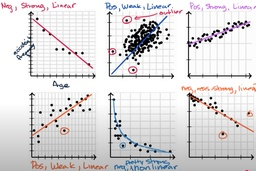
#> input picture ITEC203/Week00/images/Bivariate_relationship_linearity__strength_and_dir.jpg, 256 x 171 px, shrunk from 2804 x 1868 before the run
$ python -i advanced_morphology.py   (imports and definitions only)
#> lines starting #> are read from the running program, lines starting #| are printed output that depends on the picture; after the words box and inside, x2 and y2 are one past the last pixel; in counts of white or black regions, pixels touching at a corner belong together
### DataScience/OpenCV/src/morphological/basic_morphology.py
"""
Basic Morphological Operations Module

This module provides basic morphological operations:
- Erosion
- Dilation
- Opening
- Closing
- Morphological gradient

Author: Vu Hung Nguyen
"""

import cv2
import numpy as np
from typing import Tuple, Optional, Union


def erode(image: np.ndarray, kernel: Optional[np.ndarray] = None,
          iterations: int = 1, border_type: int = cv2.BORDER_CONSTANT,
          border_value: int = 0) -> np.ndarray:
    """
    Apply erosion morphological operation.

    Args:
        image: Input image (binary or grayscale)
        kernel: Structuring element (if None, uses 3x3 rectangle)
        iterations: Number of iterations
        border_type: Border type
        border_value: Value for constant border

    Returns:
        Eroded image
    """
    if image is None:
        raise ValueError("Input image cannot be None")

    if kernel is None:
        kernel = cv2.getStructuringElement(cv2.MORPH_RECT, (3, 3))

    return cv2.erode(image, kernel, iterations=iterations,
                     borderType=border_type, borderValue=border_value)


# [24 lines left out: function dilate, not called in this run]


def open(image: np.ndarray, kernel: Optional[np.ndarray] = None,
         iterations: int = 1, border_type: int = cv2.BORDER_CONSTANT,
         border_value: int = 0) -> np.ndarray:
    """
    Apply opening morphological operation (erosion followed by dilation).

    Args:
        image: Input image (binary or grayscale)
        kernel: Structuring element (if None, uses 3x3 rectangle)
        iterations: Number of iterations
        border_type: Border type
        border_value: Value for constant border

    Returns:
        Opened image
    """
    if image is None:
        raise ValueError("Input image cannot be None")

    if kernel is None:
        kernel = cv2.getStructuringElement(cv2.MORPH_RECT, (3, 3))

    return cv2.morphologyEx(image, cv2.MORPH_OPEN, kernel, iterations=iterations,
                           borderType=border_type, borderValue=border_value)


# [227 lines left out: functions close, morphological_gradient, create_kernel, apply_morphological_operation, multi_scale_morphology, morphological_noise_removal and 2 more, not called in this run]

### DataScience/OpenCV/src/morphological/advanced_morphology.py
"""
Advanced Morphological Operations Module

This module provides advanced morphological operations:
- Top hat transformation
- Black hat transformation
- Skeletonization
- Thinning
- Morphological reconstruction

Author: Vu Hung Nguyen
"""

import cv2
import numpy as np
from typing import Tuple, Optional, Union
from .basic_morphology import erode, dilate, open, close


def top_hat(image: np.ndarray, kernel: Optional[np.ndarray] = None,
            border_type: int = cv2.BORDER_CONSTANT, border_value: int = 0) -> np.ndarray:
    """
    Apply top hat morphological operation (image - opening).

    Args:
        image: Input image (binary or grayscale)
        kernel: Structuring element (if None, uses 3x3 rectangle)
        border_type: Border type
        border_value: Value for constant border

    Returns:
        Top hat transformed image
    """
    if image is None:
        raise ValueError("Input image cannot be None")

    if kernel is None:
        kernel = cv2.getStructuringElement(cv2.MORPH_RECT, (3, 3))

    return cv2.morphologyEx(image, cv2.MORPH_TOPHAT, kernel,
                           borderType=border_type, borderValue=border_value)


def black_hat(image: np.ndarray, kernel: Optional[np.ndarray] = None,
              border_type: int = cv2.BORDER_CONSTANT, border_value: int = 0) -> np.ndarray:
    """
    Apply black hat morphological operation (closing - image).

    Args:
        image: Input image (binary or grayscale)
        kernel: Structuring element (if None, uses 3x3 rectangle)
        border_type: Border type
        border_value: Value for constant border

    Returns:
        Black hat transformed image
    """
    if image is None:
        raise ValueError("Input image cannot be None")

    if kernel is None:
        kernel = cv2.getStructuringElement(cv2.MORPH_RECT, (3, 3))

    return cv2.morphologyEx(image, cv2.MORPH_BLACKHAT, kernel,
                           borderType=border_type, borderValue=border_value)


def skeletonize(image: np.ndarray, kernel: Optional[np.ndarray] = None) -> np.ndarray:
    """
    Skeletonize a binary image using morphological operations.

    Args:
        image: Input binary image
        kernel: Structuring element (if None, uses 3x3 cross)

    Returns:
        Skeletonized image
    """
    if image is None:
        raise ValueError("Input image cannot be None")

    # Ensure binary image
    if len(image.shape) == 3:
        gray = cv2.cvtColor(image, cv2.COLOR_BGR2GRAY)
    else:
        gray = image

    # Threshold to binary
    _, binary = cv2.threshold(gray, 127, 255, cv2.THRESH_BINARY)

    if kernel is None:
        kernel = cv2.getStructuringElement(cv2.MORPH_CROSS, (3, 3))

    skeleton = np.zeros_like(binary)
    done = False

    while not done:
        # Erosion
        eroded = erode(binary, kernel)
        # Opening of eroded image
        opened = open(eroded, kernel)
        # Subtraction
        temp = cv2.subtract(eroded, opened)
        # Union with skeleton
        skeleton = cv2.bitwise_or(skeleton, temp)
        # Update binary image
        binary = eroded.copy()

        # Check if done
        if cv2.countNonZero(binary) == 0:
            done = True

    return skeleton


def thin(image: np.ndarray, kernel: Optional[np.ndarray] = None) -> np.ndarray:
    """
    Thin a binary image using Zhang-Suen thinning algorithm.

    Args:
        image: Input binary image
        kernel: Structuring element (if None, uses 3x3 cross)

    Returns:
        Thinned image
    """
    if image is None:
        raise ValueError("Input image cannot be None")

    # Ensure binary image
    if len(image.shape) == 3:
        gray = cv2.cvtColor(image, cv2.COLOR_BGR2GRAY)
    else:
        gray = image

    # Threshold to binary
    _, binary = cv2.threshold(gray, 127, 1, cv2.THRESH_BINARY)

    # Zhang-Suen thinning algorithm
    def zhang_suen_thinning(img):
        # Create a copy of the image
        img_thinned = img.copy().astype(np.uint8)
        changing1 = changing2 = 1

        while changing1 or changing2:
            # Step 1
            changing1 = []
            rows, cols = img_thinned.shape
            for i in range(1, rows - 1):
                for j in range(1, cols - 1):
                    p2, p3, p4, p5, p6, p7, p8, p9 = neighbors = [
                        img_thinned[i-1][j], img_thinned[i-1][j+1], img_thinned[i][j+1], img_thinned[i+1][j+1],
                        img_thinned[i+1][j], img_thinned[i+1][j-1], img_thinned[i][j-1], img_thinned[i-1][j-1]
                    ]
                    if (img_thinned[i][j] == 1 and 2 <= sum(neighbors) <= 6 and
                        neighbors[0] * neighbors[2] * neighbors[4] == 0 and
                        neighbors[2] * neighbors[4] * neighbors[6] == 0):
                        changing1.append((i, j))

            for i, j in changing1:
                img_thinned[i][j] = 0

            # Step 2
            changing2 = []
            for i in range(1, rows - 1):
                for j in range(1, cols - 1):
                    p2, p3, p4, p5, p6, p7, p8, p9 = neighbors = [
                        img_thinned[i-1][j], img_thinned[i-1][j+1], img_thinned[i][j+1], img_thinned[i+1][j+1],
                        img_thinned[i+1][j], img_thinned[i+1][j-1], img_thinned[i][j-1], img_thinned[i-1][j-1]
                    ]
                    if (img_thinned[i][j] == 1 and 2 <= sum(neighbors) <= 6 and
                        neighbors[0] * neighbors[2] * neighbors[6] == 0 and
                        neighbors[0] * neighbors[4] * neighbors[6] == 0):
                        changing2.append((i, j))

            for i, j in changing2:
                img_thinned[i][j] = 0

        return img_thinned * 255

    return zhang_suen_thinning(binary)


# [175 lines left out: functions morphological_reconstruction, h_dome_transform, watershed_morphology, morphological_granulometry, morphological_texture_analysis, not called in this run]


def compare_advanced_morphology(image: np.ndarray, kernel_size: int = 3) -> dict:
    """
    Compare different advanced morphological operations.

    Args:
        image: Input image
        kernel_size: Size of the morphological kernel

    Returns:
        Dictionary containing results from different operations
    """
    if image is None:
        raise ValueError("Input image cannot be None")

    # Convert to grayscale if needed
    if len(image.shape) == 3:
        gray = cv2.cvtColor(image, cv2.COLOR_BGR2GRAY)
    else:
        gray = image

    # Create kernel
    kernel = cv2.getStructuringElement(cv2.MORPH_ELLIPSE, (kernel_size, kernel_size))

    results = {
        'original': gray,
        'tophat': top_hat(gray, kernel),
        'blackhat': black_hat(gray, kernel),
        'skeleton': skeletonize(gray, kernel),
        'thinned': thin(gray, kernel)
    }

    return results


# [89 lines left out: functions find_endpoints, find_branch_points, morphological_gradient, not called in this run]

>>> import cv2
>>> picture = cv2.imread('../../../../ITEC203/Week00/images/Bivariate_relationship_linearity__strength_and_dir.jpg')
#> picture is the input picture: shape (171, 256, 3); mean B, G, R 219, 217.9, 219.9
>>> result = compare_advanced_morphology(picture)
#> in compare_advanced_morphology, `gray = cv2.cvtColor(image, cv2.COLOR_BGR2GRAY)`:
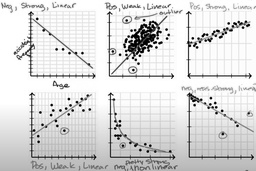
#> gray: shape (171, 256); min 0, max 255, mean 218.6
#> in black_hat, `return cv2.morphologyEx(image, cv2.MORPH_BLACKHAT, kernel, borderType=..`:
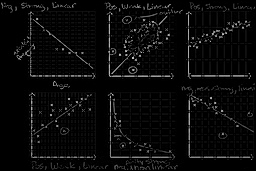
#> returned value: shape (171, 256); min 0, max 197, mean 9.9
#> in skeletonize, `_, binary = cv2.threshold(gray, 127, 255, cv2.THRESH_BINARY)`:
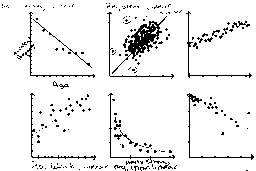
#> binary: shape (171, 256); 93.4% white; black in thin lines or dots
#> the loop in skeletonize, `while not done:` made 35 passes
#> pass 1, in skeletonize, `opened = open(eroded, kernel)`:
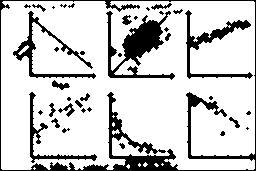
#> opened: shape (171, 256); 81.1% white; 38 black regions (19 under 20 px), largest, box (x1, y1, x2, y2) and area: (0, 0, 256, 171) 3388, (106, 11, 175, 80) 1688, (185, 10, 253, 79) 926
#> pass 1, in skeletonize, `temp = cv2.subtract(eroded, opened)`:
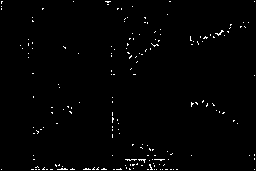
#> temp: shape (171, 256); 1.2% white in thin lines or dots
#> after the loop in skeletonize, `while not done:`: binary: shape (171, 256); every value is 0
#> after the loop in skeletonize, `while not done:`:
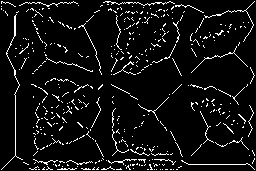
#> skeleton: shape (171, 256); 6.7% white in thin lines or dots
#> in thin, `_, binary = cv2.threshold(gray, 127, 1, cv2.THRESH_BINARY)`: binary: shape (171, 256); values 0 (black) and 1 (white), 93.4% white; black in thin lines or dots
#> after the loop in zhang_suen_thinning, `while changing1 or changing2:`:
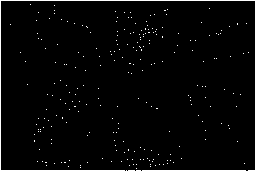
#> img_thinned: shape (171, 256); values 0 (black) and 1 (white), 2.5% white in thin lines or dots
#> in zhang_suen_thinning, `return img_thinned * 255`: returned value: shape (171, 256); 2.5% white in thin lines or dots
#> result = 5 items

$ run again, on ITEC203/Week00/images/Comparing_with_z-scores__video____Z-scores___Khan_.jpg
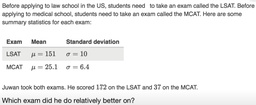
#> input picture ITEC203/Week00/images/Comparing_with_z-scores__video____Z-scores___Khan_.jpg, 256 x 105 px, shrunk from 3280 x 1342 before the run
#> picture is the input picture: shape (105, 256, 3); mean B, G, R 238.9, 239, 239
#> in skeletonize, `_, binary = cv2.threshold(gray, 127, 255, cv2.THRESH_BINARY)`:
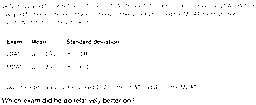
#> binary: shape (105, 256); 97.9% white; black in thin lines or dots
#> after the loop in zhang_suen_thinning, `while changing1 or changing2:`:
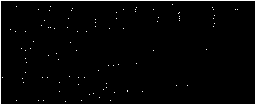
#> img_thinned: shape (105, 256); values 0 (black) and 1 (white), 3% white in thin lines or dots
#> result = 5 items

$ run again, on ITEC203/Week00/images/Finding_z-score_for_a_percentile__video____Khan_Ac.jpg
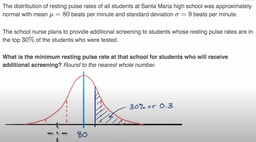
#> input picture ITEC203/Week00/images/Finding_z-score_for_a_percentile__video____Khan_Ac.jpg, 256 x 142 px, shrunk from 3382 x 1872 before the run
#> picture is the input picture: shape (142, 256, 3); mean B, G, R 227.9, 227.5, 227.7
#> in skeletonize, `_, binary = cv2.threshold(gray, 127, 255, cv2.THRESH_BINARY)`:
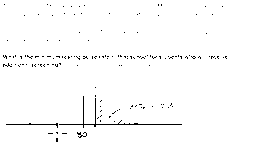
#> binary: shape (142, 256); 98.3% white; black in thin lines or dots, all inside (x1, y1, x2, y2) = (3, 4, 227, 142)
#> after the loop in zhang_suen_thinning, `while changing1 or changing2:`:
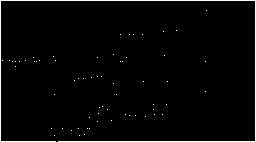
#> img_thinned: shape (142, 256); values 0 (black) and 1 (white), 2.3% white in thin lines or dots
#> result = 5 items
